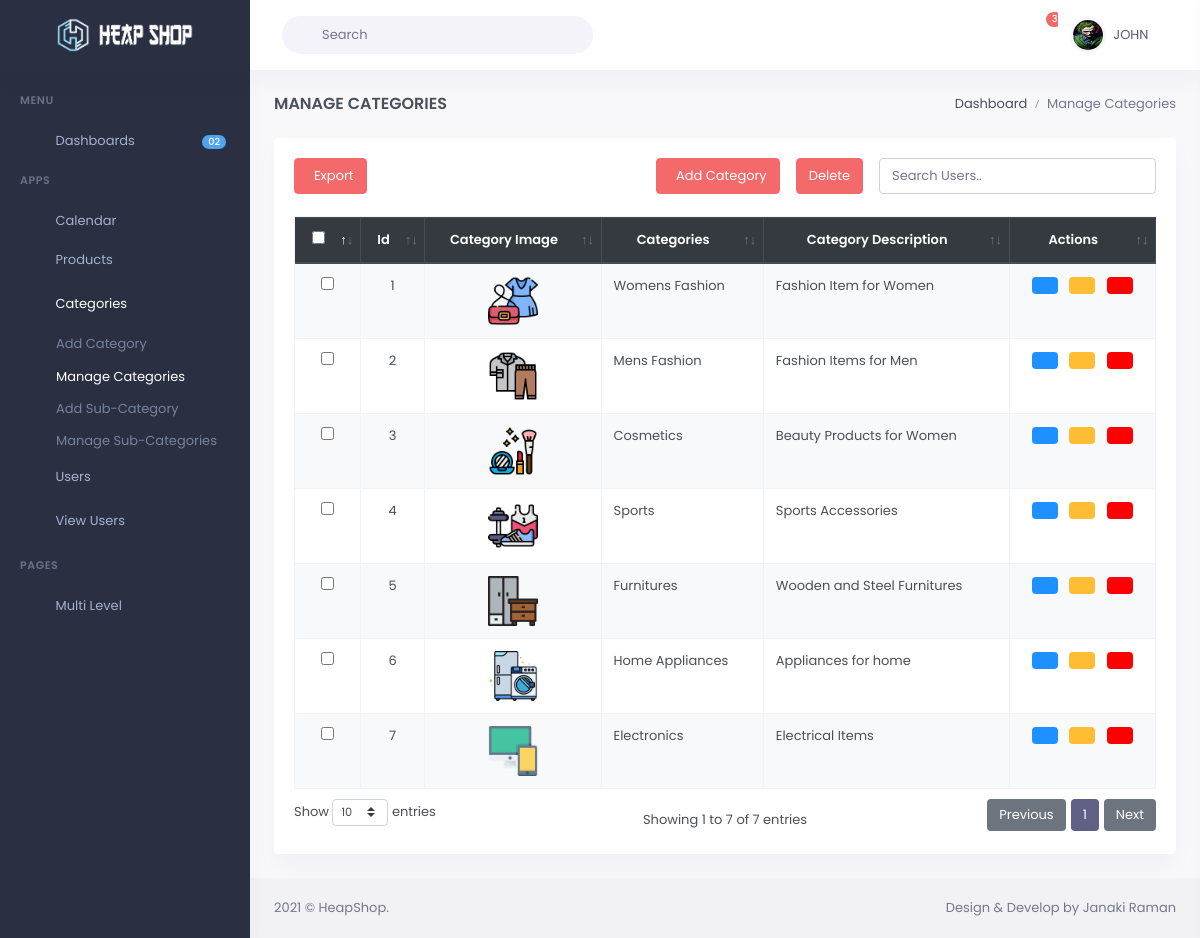
Screenshot of /admin/manage-categories.php (signed in) with the database file from the repository.
### tables this page shows
CREATE TABLE `categories` (
  `id` int(11) NOT NULL,
  `categories` varchar(255) NOT NULL,
  `category_description` varchar(255) NOT NULL,
  `category_image` varchar(255) NOT NULL
);

### functions/functions.php (called while the page is built, shortened)
<?php
$db = mysqli_connect('localhost', 'root', '', 'heapshop');
function category_details(){
	global $db;
	$query = "SELECT * FROM categories ORDER BY id DESC";
	$run_query = mysqli_query($db, $query);
	$category_details = mysqli_fetch_all($run_query, MYSQLI_ASSOC);
	$getdetails = array();
	foreach ($category_details as $category_detail) {
		array_push($getdetails, $category_detail);
	}
	return $getdetails;
}
?>

### admin/manage-categories.php (the view, shortened to what this page needs)
<?php include ('../functions/functions.php'); ?>
<?php $category_details = category_details(); ?>
<!DOCTYPE html>
<html lang="en">
<head>
    <?php include 'includes/header/header-styles.php'; ?>
    <?php include 'includes/header/datatable-styles.php'; ?>
</head>
<?php include 'includes/body.php'; ?>
<div id="layout-wrapper">
    <?php include 'includes/menu/menu.php'; ?>
    <div class="main-content">
        <div class="page-content">
            <div class="container-fluid">
                <div class="row">
                    <div class="col-12">
                        <div class="page-title-box d-flex align-items-center justify-content-between">
                            <h4 class="mb-0 font-size-18">Manage Categories</h4>
                            <div class="page-title-right">
                                <ol class="breadcrumb m-0">
                                    <li class="breadcrumb-item"><a href="index">Dashboard</a></li>
                                    <li class="breadcrumb-item active">Manage Categories</li>
                                </ol>
                            </div>
                        </div>
                    </div>
                </div>
                <div class="row">
                    <div class="col-12">
                        <div class="card">
                            <div class="card-body">
                                <div class="table-tools float-left">
                                    <div class="row">
                                        <div class="col-md-12 mb-3">
                                            <div class="btn-group mr-2">
                                                <button type="button" class="btn btn-danger dropdown-toggle" data-toggle="dropdown" aria-haspopup="true" aria-expanded="false">
                                                    <i class="fas fa-paper-plane"></i>&nbsp Export
                                                </button>
                                            </div>
                                        </div>
                                    </div>
                                </div>
                                <form name="multipledeletion" method="post">
                                <div class="table-tools float-right">
                                    <div class="row">
                                        <div class="col-md-12 mb-3">
                                            <input type="text" id="searchbox" class="form-control float-right ml-3" placeholder="Search Users.." style="width: auto;">
                                            <button type="submit" name="multi-cdelete" class="btn btn-danger btn-md float-right ml-3" onClick="return confirm('Are you sure you want to delete?');" >Delete</button>
                                            <a href="add-category.php" class="btn btn-danger btn-create-users float-right">
                                                <i class="fas fa-plus"></i>&nbsp Add Category
                                            </a>
                                        </div>
                                    </div>
                                </div>
                                <table id="datatable" class="table table-striped table-hover table-bordered display nowrap"
                                       style="border-collapse: collapse; border-spacing: 0; width: 100%;">
                                    <thead class="thead-dark">
                                        <tr>
                                            <th class="text-center"><input type="checkbox" id="select_all"/></th>
                                            <th class="text-center">Id</th>
                                            <th class="text-center">Category Image</th>
                                            <th class="text-center">Categories</th>
                                            <th class="text-center">Category Description</th>
                                            <th class="text-center">Actions</th>
                                        </tr>
                                    </thead>
                                    <tbody>
                                        <?php foreach ($category_details as $key => $category_detail): ?>
                                        <tr>
                                            <td class="text-center">
                                                <input type="checkbox" class="checkbox select_img" name="ids[]" value="<?php echo $category_detail['id'];?>"/>
                                            </td>
                                            <td class="text-center"><?php echo $key + 1; ?></td>
                                            <td class="text-center">
                                                <img src="<?php echo '../assets/images/categories/'.$category_detail['category_image'];?>" style="width: 50px; height: 50px;">
                                            </td>
                                            <td><?php echo $category_detail['categories']; ?></td>
                                            <td><?php echo $category_detail['category_description']; ?></td>
                                    </form>
                                        <form method="post">
                                            <td class="text-center">
                                                <button class="btn btn-eye mr-2">
                                                </button>
                                                <a href="edit-category.php?cat-edit-id=<?php echo $category_detail['id']; ?>"
                                                class="btn btn-pencil-alt mr-2">
                                                </a>
                                                <button type="submit" name="single-cdelete" class="btn btn-trash-alt">
                                                </button>
                                            </td>
                                        </form>
                                        </tr>
                                        <?php endforeach ?>
                            </div>
                        </div>
                    </div>
                </div>
            </div>
        </div>
        <?php include 'includes/footer/footer.php'; ?>
    </div>
</div>
</body>
</html>

### admin/assets/css/custom-style.css (style rules this page uses)
.btn-eye { background-color: #1E90FF; color: white; }
.btn-pencil-alt { background-color: #FFBD34; color: white; }
.btn-trash-alt { background-color: #FF0000; color: white; }

### admin/assets/css/custom-table-style.css (style rules this page uses)
a { text-decoration: none; color: white; }
.btn-create-users { color: white; }

### rows the page displays
categories: category_image (picture), categories "Womens Fashion", category_description "Fashion Item for Women"
categories: category_image (picture), categories "Mens Fashion", category_description "Fashion Items for Men"
categories: category_image (picture), categories "Cosmetics", category_description "Beauty Products for Women"
categories: category_image (picture), categories "Sports", category_description "Sports Accessories"
categories: category_image (picture), categories "Furnitures", category_description "Wooden and Steel Furnitures"
categories: category_image (picture), categories "Home Appliances", category_description "Appliances for home"
categories: category_image (picture), categories "Electronics", category_description "Electrical Items"

### other values shown
$log_username "JOHN"
